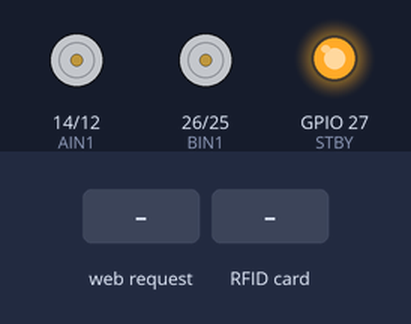
Bench run of a sketch on a simulated ESP32. On the bench: motor-driver pin pairs drawn as motors (green arrow = first pin HIGH = forward, orange = second pin HIGH = backward, longer = more drive, scaled by the enable pin, stopped while the standby pin is LOW), output pins drawn as LEDs (lit = HIGH). The test bench sets the inputs (shaded band). WiFi joins after 1.5 s; servers stay silent unless stated; what the sketch prints to the serial monitor is not drawn.

Above: at 2.7 s.
2.8 s: HTTP request GET /led1on received
At 3.6 s:
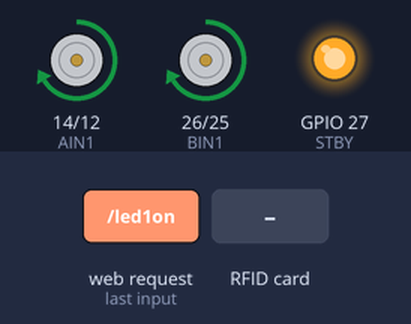
4.3 s: RFID card E3 B2 8A 04 held to the reader
At 5.5 s:
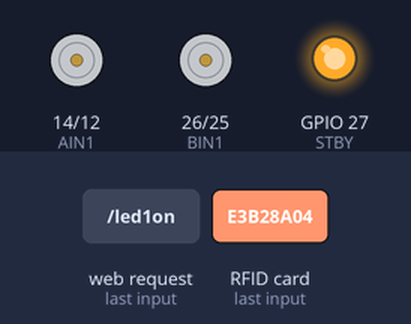
5.8 s: HTTP request GET /led2on received
At 7.0 s:
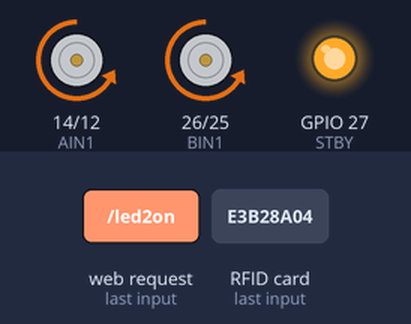
7.3 s: RFID card 7E 70 D5 05 held to the reader
At 8.1 s:
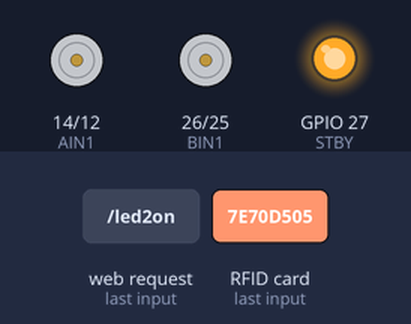
Timing chart, 0 to 10.3 s (numbered marks = the images above; inputs shaded):
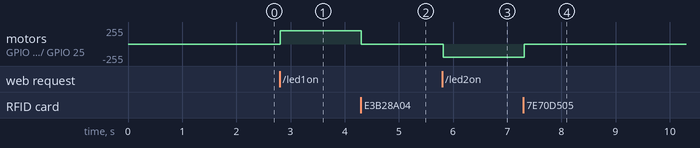

The sketch:

eveini.ino
```cpp
#include <WiFi.h>
#include <WebServer.h>
#include <WiFiUdp.h>
#include <SPI.h>
#include <MFRC522.h>

// ---------------- WIFI ----------------
const char* ssid = "S";
const char* password = "12345678";

const char* laptopIP = "10.243.104.204";
const int udpPort = 5005;

WiFiUDP udp;
WebServer server(80);

// ---------------- MOTOR PINS ----------------

#define PWMA 13
#define AIN1 14
#define AIN2 12

#define BIN1 26
#define BIN2 25
#define PWMB 33

#define STBY 27

// ---------------- RFID ----------------

#define SS_PIN 5
#define RST_PIN 23
#define SCK_PIN 18
#define MOSI_PIN 19
#define MISO_PIN 21

MFRC522 rfid(SS_PIN, RST_PIN);

// RFID UID
byte post1UID[4] = {0xE3, 0xB2, 0x8A, 0x04};
byte post2UID[4] = {0x7E, 0x70, 0xD5, 0x05};

// ---------------- MOTOR FUNCTIONS ----------------

void forward() {

  digitalWrite(AIN1, HIGH);
  digitalWrite(AIN2, LOW);

  digitalWrite(BIN1, HIGH);
  digitalWrite(BIN2, LOW);

  analogWrite(PWMA, 200);
  analogWrite(PWMB, 200);

  Serial.println("Forward");
}

void backward() {

  digitalWrite(AIN1, LOW);
  digitalWrite(AIN2, HIGH);

  digitalWrite(BIN1, LOW);
  digitalWrite(BIN2, HIGH);

  analogWrite(PWMA, 200);
  analogWrite(PWMB, 200);

  Serial.println("Backward");
}

void stopMotor() {

  analogWrite(PWMA, 0);
  analogWrite(PWMB, 0);

  Serial.println("Stop");
}

// ---------------- HTTP COMMANDS ----------------

void led1on() {
  Serial.println("Command: Post1");
  forward();
  server.send(200,"text/plain","Forward");
}

void led2on() {
  Serial.println("Command: Post2");
  backward();
  server.send(200,"text/plain","Backward");
}

void alloff() {
  stopMotor();
  server.send(200,"text/plain","Stopped");
}

// ---------------- UID CHECK ----------------

bool compareUID(byte *uid, byte *knownUID) {

  for(byte i=0;i<4;i++) {
    if(uid[i] != knownUID[i]) return false;
  }

  return true;
}

// ---------------- SETUP ----------------

void setup() {

  Serial.begin(115200);

  pinMode(PWMA, OUTPUT);
  pinMode(AIN1, OUTPUT);
  pinMode(AIN2, OUTPUT);

  pinMode(PWMB, OUTPUT);
  pinMode(BIN1, OUTPUT);
  pinMode(BIN2, OUTPUT);

  pinMode(STBY, OUTPUT);
  digitalWrite(STBY, HIGH);

  // RFID
  SPI.begin(SCK_PIN, MISO_PIN, MOSI_PIN, SS_PIN);
  rfid.PCD_Init();

  // WIFI
  WiFi.begin(ssid,password);

  while(WiFi.status()!=WL_CONNECTED){
    delay(500);
    Serial.print(".");
  }

  Serial.println();
  Serial.print("ESP32 IP: ");
  Serial.println(WiFi.localIP());

  // HTTP ROUTES
  server.on("/led1on",led1on);
  server.on("/led2on",led2on);
  server.on("/alloff",alloff);

  server.begin();
}

// ---------------- LOOP ----------------

void loop() {

  server.handleClient();

  // -------- RFID CHECK --------

  if(!rfid.PICC_IsNewCardPresent()) return;
  if(!rfid.PICC_ReadCardSerial()) return;

  Serial.print("Card UID: ");

  for(byte i=0;i<rfid.uid.size;i++){
    Serial.print(rfid.uid.uidByte[i],HEX);
    Serial.print(" ");
  }

  Serial.println();

  // -------- POST1 --------

  if(compareUID(rfid.uid.uidByte,post1UID)) {

    Serial.println("RFID Post1");

    udp.beginPacket(laptopIP, udpPort);
    udp.write("1");
    udp.endPacket();

    stopMotor();
  }

  // -------- POST2 --------

  else if(compareUID(rfid.uid.uidByte,post2UID)) {

    Serial.println("RFID Post2");

    udp.beginPacket(laptopIP, udpPort);
    udp.write("2");
    udp.endPacket();

    stopMotor();
  }

  rfid.PICC_HaltA();
}
```

Measured:
- after the input at 2.8 s, motor on GPIO 14 (AIN1) / GPIO 12 (AIN2), motor on GPIO 26 (BIN1) / GPIO 25 (BIN2): stopped → forward 200/255 at once
- after the input at 4.3 s, motor on GPIO 14 (AIN1) / GPIO 12 (AIN2), motor on GPIO 26 (BIN1) / GPIO 25 (BIN2): forward 200/255 → stopped at once
- after the input at 5.8 s, motor on GPIO 14 (AIN1) / GPIO 12 (AIN2), motor on GPIO 26 (BIN1) / GPIO 25 (BIN2): stopped → backward 200/255 at once
- after the input at 7.3 s, motor on GPIO 14 (AIN1) / GPIO 12 (AIN2), motor on GPIO 26 (BIN1) / GPIO 25 (BIN2): backward 200/255 → stopped at once
